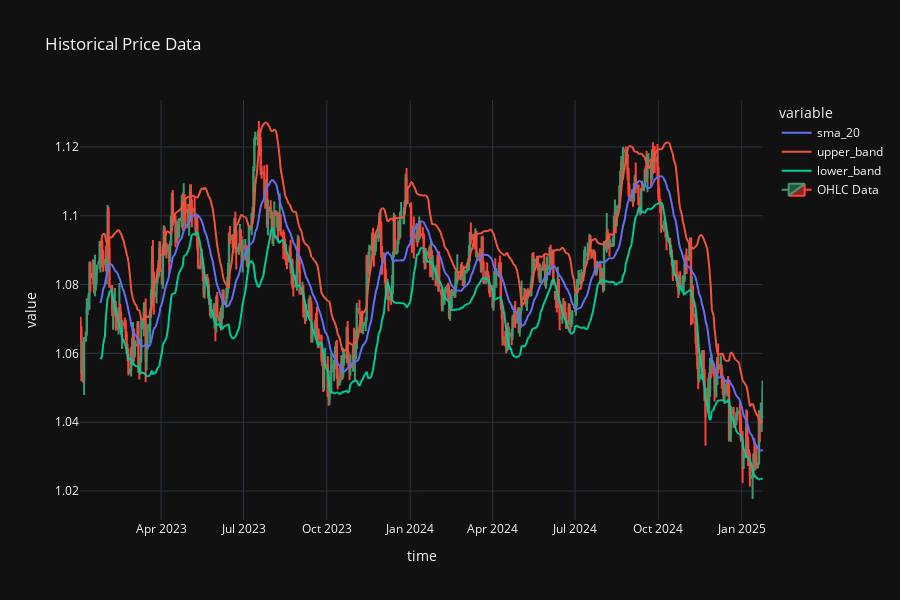

Here is the notebook cell this chart was saved with:
### Code cell
symbol = 'EURUSDm'
start_dt = datetime(2023, 1, 1)
end_dt = datetime.now()

# get historical data
mt5.initialize()
ohlc = get_ohlc_history(symbol, mt5.TIMEFRAME_D1, start_dt, end_dt)

sma_period = 20

ohlc['sma_20'] = ohlc['open'].rolling(sma_period).mean()
ohlc['std'] = ohlc['open'].rolling(sma_period).std()
ohlc['upper_band'] = ohlc['sma_20'] + 1.5 * ohlc['std']
ohlc['lower_band'] = ohlc['sma_20'] - 1.5 * ohlc['std']


display(ohlc)

fig = create_price_fig(ohlc, indicators=['sma_20', 'upper_band', 'lower_band'])
display(fig)

### Figure 1 — Plotly figure (JSON) as saved in the notebook; plotly's stock layout.template omitted (floating-point values rounded to 4 significant figures; data arrays with more than 128 entries replaced by an {"elided": "..."} marker saying what was removed)
{"data": [{"hovertemplate": "variable=sma_20<br>time=%{x}<br>value=%{y}<extra></extra>", "legendgroup": "sma_20", "line": {"color": "#636efa", "dash": "solid"}, "marker": {"symbol": "circle"}, "mode": "lines", "name": "sma_20", "showlegend": true, "type": "scattergl", "x": {"elided": "645 str values"}, "xaxis": "x", "y": {"elided": "645 float values"}, "yaxis": "y"}, {"hovertemplate": "variable=upper_band<br>time=%{x}<br>value=%{y}<extra></extra>", "legendgroup": "upper_band", "line": {"color": "#EF553B", "dash": "solid"}, "marker": {"symbol": "circle"}, "mode": "lines", "name": "upper_band", "showlegend": true, "type": "scattergl", "x": {"elided": "645 str values"}, "xaxis": "x", "y": {"elided": "645 float values"}, "yaxis": "y"}, {"hovertemplate": "variable=lower_band<br>time=%{x}<br>value=%{y}<extra></extra>", "legendgroup": "lower_band", "line": {"color": "#00cc96", "dash": "solid"}, "marker": {"symbol": "circle"}, "mode": "lines", "name": "lower_band", "showlegend": true, "type": "scattergl", "x": {"elided": "645 str values"}, "xaxis": "x", "y": {"elided": "645 float values"}, "yaxis": "y"}, {"close": {"elided": "645 float values"}, "high": {"elided": "645 float values"}, "low": {"elided": "645 float values"}, "name": "OHLC Data", "open": {"elided": "645 float values"}, "type": "candlestick", "x": {"elided": "645 str values"}}], "layout": {"height": 600, "legend": {"title": {"text": "variable"}, "tracegroupgap": 0}, "title": {"text": "Historical Price Data"}, "xaxis": {"anchor": "y", "domain": [0, 1], "rangeslider": {"visible": false}, "title": {"text": "time"}}, "yaxis": {"anchor": "x", "domain": [0, 1], "title": {"text": "value"}}}}
